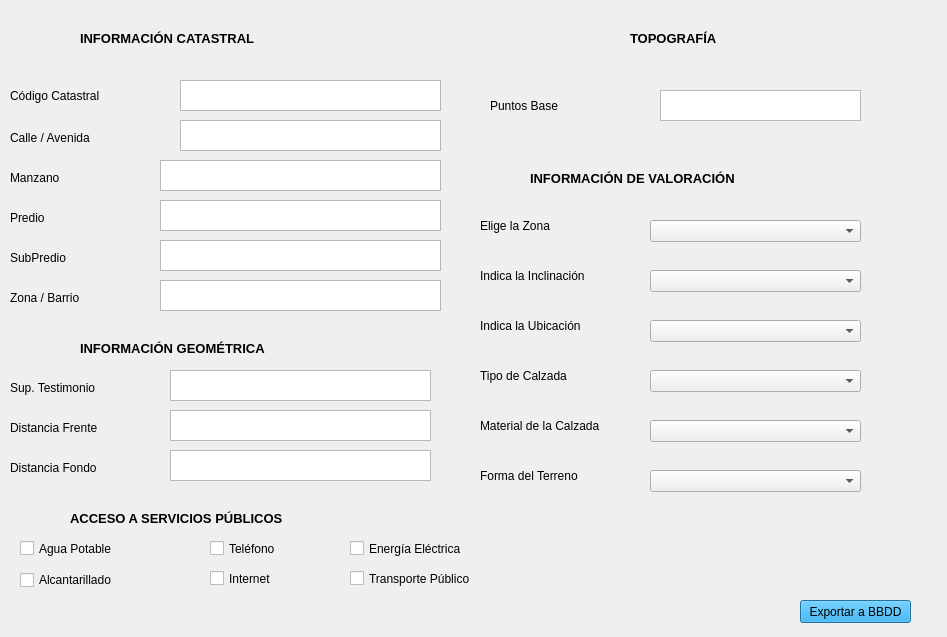
<?xml version="1.0" encoding="UTF-8"?>
<ui version="4.0">
 <class>Dialog</class>
 <widget class="QDialog" name="Dialog">
  <property name="geometry">
   <rect>
    <x>0</x>
    <y>0</y>
    <width>947</width>
    <height>637</height>
   </rect>
  </property>
  <property name="windowTitle">
   <string>Dialog</string>
  </property>
  <widget class="QPushButton" name="btn_exportdb">
   <property name="geometry">
    <rect>
     <x>800</x>
     <y>600</y>
     <width>111</width>
     <height>23</height>
    </rect>
   </property>
   <property name="styleSheet">
    <string notr="true">background-color: rgb(0, 170, 255)</string>
   </property>
   <property name="text">
    <string>Exportar a BBDD</string>
   </property>
  </widget>
  <widget class="QLabel" name="label_5">
   <property name="geometry">
    <rect>
     <x>80</x>
     <y>30</y>
     <width>251</width>
     <height>16</height>
    </rect>
   </property>
   <property name="font">
    <font>
     <pointsize>10</pointsize>
     <weight>75</weight>
     <bold>true</bold>
    </font>
   </property>
   <property name="text">
    <string>INFORMACIÓN CATASTRAL</string>
   </property>
  </widget>
  <widget class="QLabel" name="label_7">
   <property name="geometry">
    <rect>
     <x>10</x>
     <y>170</y>
     <width>81</width>
     <height>16</height>
    </rect>
   </property>
   <property name="font">
    <font>
     <pointsize>9</pointsize>
    </font>
   </property>
   <property name="text">
    <string>Manzano</string>
   </property>
  </widget>
  <widget class="QLabel" name="label_8">
   <property name="geometry">
    <rect>
     <x>10</x>
     <y>210</y>
     <width>51</width>
     <height>16</height>
    </rect>
   </property>
   <property name="font">
    <font>
     <pointsize>9</pointsize>
    </font>
   </property>
   <property name="text">
    <string>Predio</string>
   </property>
  </widget>
  <widget class="QLabel" name="label_9">
   <property name="geometry">
    <rect>
     <x>10</x>
     <y>250</y>
     <width>91</width>
     <height>16</height>
    </rect>
   </property>
   <property name="font">
    <font>
     <pointsize>9</pointsize>
    </font>
   </property>
   <property name="text">
    <string>SubPredio</string>
   </property>
  </widget>
  <widget class="QLabel" name="label_10">
   <property name="geometry">
    <rect>
     <x>10</x>
     <y>130</y>
     <width>111</width>
     <height>16</height>
    </rect>
   </property>
   <property name="font">
    <font>
     <pointsize>9</pointsize>
    </font>
   </property>
   <property name="text">
    <string>Calle / Avenida</string>
   </property>
  </widget>
  <widget class="QLabel" name="label_11">
   <property name="geometry">
    <rect>
     <x>10</x>
     <y>290</y>
     <width>91</width>
     <height>16</height>
    </rect>
   </property>
   <property name="font">
    <font>
     <pointsize>9</pointsize>
    </font>
   </property>
   <property name="text">
    <string>Zona / Barrio</string>
   </property>
  </widget>
  <widget class="QPlainTextEdit" name="txt_manzano">
   <property name="geometry">
    <rect>
     <x>160</x>
     <y>160</y>
     <width>281</width>
     <height>31</height>
    </rect>
   </property>
  </widget>
  <widget class="QPlainTextEdit" name="txt_predio">
   <property name="geometry">
    <rect>
     <x>160</x>
     <y>200</y>
     <width>281</width>
     <height>31</height>
    </rect>
   </property>
  </widget>
  <widget class="QPlainTextEdit" name="txt_sub">
   <property name="geometry">
    <rect>
     <x>160</x>
     <y>240</y>
     <width>281</width>
     <height>31</height>
    </rect>
   </property>
  </widget>
  <widget class="QPlainTextEdit" name="txt_calle">
   <property name="geometry">
    <rect>
     <x>180</x>
     <y>120</y>
     <width>261</width>
     <height>31</height>
    </rect>
   </property>
  </widget>
  <widget class="QPlainTextEdit" name="txt_zona">
   <property name="geometry">
    <rect>
     <x>160</x>
     <y>280</y>
     <width>281</width>
     <height>31</height>
    </rect>
   </property>
  </widget>
  <widget class="QPlainTextEdit" name="txt_suptest">
   <property name="geometry">
    <rect>
     <x>170</x>
     <y>370</y>
     <width>261</width>
     <height>31</height>
    </rect>
   </property>
  </widget>
  <widget class="QLabel" name="label_19">
   <property name="geometry">
    <rect>
     <x>10</x>
     <y>380</y>
     <width>131</width>
     <height>16</height>
    </rect>
   </property>
   <property name="font">
    <font>
     <pointsize>9</pointsize>
    </font>
   </property>
   <property name="text">
    <string>Sup. Testimonio</string>
   </property>
  </widget>
  <widget class="QPlainTextEdit" name="txt_referencia">
   <property name="geometry">
    <rect>
     <x>180</x>
     <y>80</y>
     <width>261</width>
     <height>31</height>
    </rect>
   </property>
  </widget>
  <widget class="QLabel" name="label_20">
   <property name="geometry">
    <rect>
     <x>10</x>
     <y>80</y>
     <width>131</width>
     <height>31</height>
    </rect>
   </property>
   <property name="font">
    <font>
     <pointsize>9</pointsize>
    </font>
   </property>
   <property name="text">
    <string>Código Catastral</string>
   </property>
  </widget>
  <widget class="QPlainTextEdit" name="txt_base">
   <property name="geometry">
    <rect>
     <x>660</x>
     <y>90</y>
     <width>201</width>
     <height>31</height>
    </rect>
   </property>
  </widget>
  <widget class="QLabel" name="label_21">
   <property name="geometry">
    <rect>
     <x>490</x>
     <y>90</y>
     <width>121</width>
     <height>31</height>
    </rect>
   </property>
   <property name="font">
    <font>
     <pointsize>9</pointsize>
    </font>
   </property>
   <property name="text">
    <string>Puntos Base</string>
   </property>
  </widget>
  <widget class="QComboBox" name="comboBox_zona">
   <property name="geometry">
    <rect>
     <x>650</x>
     <y>220</y>
     <width>211</width>
     <height>22</height>
    </rect>
   </property>
   <item>
    <property name="text">
     <string/>
    </property>
   </item>
   <item>
    <property name="text">
     <string>1</string>
    </property>
   </item>
   <item>
    <property name="text">
     <string>2</string>
    </property>
   </item>
   <item>
    <property name="text">
     <string>3</string>
    </property>
   </item>
   <item>
    <property name="text">
     <string>4</string>
    </property>
   </item>
   <item>
    <property name="text">
     <string>5</string>
    </property>
   </item>
   <item>
    <property name="text">
     <string>6</string>
    </property>
   </item>
   <item>
    <property name="text">
     <string>7</string>
    </property>
   </item>
   <item>
    <property name="text">
     <string>8</string>
    </property>
   </item>
   <item>
    <property name="text">
     <string>9</string>
    </property>
   </item>
   <item>
    <property name="text">
     <string>10</string>
    </property>
   </item>
   <item>
    <property name="text">
     <string>11</string>
    </property>
   </item>
  </widget>
  <widget class="QLabel" name="label_22">
   <property name="geometry">
    <rect>
     <x>530</x>
     <y>170</y>
     <width>281</width>
     <height>16</height>
    </rect>
   </property>
   <property name="font">
    <font>
     <pointsize>10</pointsize>
     <weight>75</weight>
     <bold>true</bold>
    </font>
   </property>
   <property name="text">
    <string>INFORMACIÓN DE VALORACIÓN</string>
   </property>
  </widget>
  <widget class="QLabel" name="label_23">
   <property name="geometry">
    <rect>
     <x>480</x>
     <y>210</y>
     <width>121</width>
     <height>31</height>
    </rect>
   </property>
   <property name="font">
    <font>
     <pointsize>9</pointsize>
    </font>
   </property>
   <property name="text">
    <string>Elige la Zona</string>
   </property>
  </widget>
  <widget class="QLabel" name="label_24">
   <property name="geometry">
    <rect>
     <x>480</x>
     <y>260</y>
     <width>151</width>
     <height>31</height>
    </rect>
   </property>
   <property name="font">
    <font>
     <pointsize>9</pointsize>
    </font>
   </property>
   <property name="text">
    <string>Indica la Inclinación</string>
   </property>
  </widget>
  <widget class="QLabel" name="label_25">
   <property name="geometry">
    <rect>
     <x>480</x>
     <y>310</y>
     <width>121</width>
     <height>31</height>
    </rect>
   </property>
   <property name="font">
    <font>
     <pointsize>9</pointsize>
    </font>
   </property>
   <property name="text">
    <string>Indica la Ubicación</string>
   </property>
  </widget>
  <widget class="QComboBox" name="comboBox_inclinacion">
   <property name="geometry">
    <rect>
     <x>650</x>
     <y>270</y>
     <width>211</width>
     <height>22</height>
    </rect>
   </property>
   <item>
    <property name="text">
     <string/>
    </property>
   </item>
   <item>
    <property name="text">
     <string>0 a 10 Grados</string>
    </property>
   </item>
   <item>
    <property name="text">
     <string>10 a 15 Grados</string>
    </property>
   </item>
   <item>
    <property name="text">
     <string>Superior a 15 Grados</string>
    </property>
   </item>
  </widget>
  <widget class="QComboBox" name="comboBox_ubicacion">
   <property name="geometry">
    <rect>
     <x>650</x>
     <y>320</y>
     <width>211</width>
     <height>22</height>
    </rect>
   </property>
   <item>
    <property name="text">
     <string/>
    </property>
   </item>
   <item>
    <property name="text">
     <string>Esquina</string>
    </property>
   </item>
   <item>
    <property name="text">
     <string>Medio</string>
    </property>
   </item>
   <item>
    <property name="text">
     <string>Pasaje Interior</string>
    </property>
   </item>
   <item>
    <property name="text">
     <string>No Definido</string>
    </property>
   </item>
  </widget>
  <widget class="QCheckBox" name="checkBox_agua">
   <property name="geometry">
    <rect>
     <x>20</x>
     <y>540</y>
     <width>121</width>
     <height>17</height>
    </rect>
   </property>
   <property name="text">
    <string>Agua Potable</string>
   </property>
  </widget>
  <widget class="QCheckBox" name="checkBox_alcantarilla">
   <property name="geometry">
    <rect>
     <x>20</x>
     <y>570</y>
     <width>111</width>
     <height>20</height>
    </rect>
   </property>
   <property name="text">
    <string>Alcantarillado</string>
   </property>
  </widget>
  <widget class="QCheckBox" name="checkBox_energia">
   <property name="geometry">
    <rect>
     <x>350</x>
     <y>540</y>
     <width>131</width>
     <height>17</height>
    </rect>
   </property>
   <property name="text">
    <string>Energía Eléctrica</string>
   </property>
  </widget>
  <widget class="QCheckBox" name="checkBox_telefono">
   <property name="geometry">
    <rect>
     <x>210</x>
     <y>540</y>
     <width>101</width>
     <height>17</height>
    </rect>
   </property>
   <property name="text">
    <string>Teléfono</string>
   </property>
  </widget>
  <widget class="QLabel" name="label_26">
   <property name="geometry">
    <rect>
     <x>630</x>
     <y>30</y>
     <width>211</width>
     <height>16</height>
    </rect>
   </property>
   <property name="font">
    <font>
     <pointsize>10</pointsize>
     <weight>75</weight>
     <bold>true</bold>
    </font>
   </property>
   <property name="text">
    <string>TOPOGRAFÍA</string>
   </property>
  </widget>
  <widget class="QLabel" name="label_27">
   <property name="geometry">
    <rect>
     <x>480</x>
     <y>410</y>
     <width>151</width>
     <height>31</height>
    </rect>
   </property>
   <property name="font">
    <font>
     <pointsize>9</pointsize>
    </font>
   </property>
   <property name="text">
    <string>Material de la Calzada</string>
   </property>
  </widget>
  <widget class="QComboBox" name="comboBox_calzada">
   <property name="geometry">
    <rect>
     <x>650</x>
     <y>420</y>
     <width>211</width>
     <height>22</height>
    </rect>
   </property>
   <item>
    <property name="text">
     <string/>
    </property>
   </item>
   <item>
    <property name="text">
     <string>Asfalto</string>
    </property>
   </item>
   <item>
    <property name="text">
     <string>Adoquín</string>
    </property>
   </item>
   <item>
    <property name="text">
     <string>Cemento</string>
    </property>
   </item>
   <item>
    <property name="text">
     <string>Loseta</string>
    </property>
   </item>
   <item>
    <property name="text">
     <string>Piedra</string>
    </property>
   </item>
   <item>
    <property name="text">
     <string>Ripio</string>
    </property>
   </item>
   <item>
    <property name="text">
     <string>Tierra</string>
    </property>
   </item>
   <item>
    <property name="text">
     <string>Otros</string>
    </property>
   </item>
  </widget>
  <widget class="QComboBox" name="comboBox_forma">
   <property name="geometry">
    <rect>
     <x>650</x>
     <y>470</y>
     <width>211</width>
     <height>22</height>
    </rect>
   </property>
   <item>
    <property name="text">
     <string/>
    </property>
   </item>
   <item>
    <property name="text">
     <string>Regular</string>
    </property>
   </item>
   <item>
    <property name="text">
     <string>Irregular</string>
    </property>
   </item>
   <item>
    <property name="text">
     <string>Muy Irregular</string>
    </property>
   </item>
  </widget>
  <widget class="QLabel" name="label_28">
   <property name="geometry">
    <rect>
     <x>480</x>
     <y>460</y>
     <width>121</width>
     <height>31</height>
    </rect>
   </property>
   <property name="font">
    <font>
     <pointsize>9</pointsize>
    </font>
   </property>
   <property name="text">
    <string>Forma del Terreno</string>
   </property>
  </widget>
  <widget class="QLabel" name="label_29">
   <property name="geometry">
    <rect>
     <x>10</x>
     <y>420</y>
     <width>121</width>
     <height>16</height>
    </rect>
   </property>
   <property name="font">
    <font>
     <pointsize>9</pointsize>
    </font>
   </property>
   <property name="text">
    <string>Distancia Frente</string>
   </property>
  </widget>
  <widget class="QLabel" name="label_30">
   <property name="geometry">
    <rect>
     <x>10</x>
     <y>460</y>
     <width>121</width>
     <height>16</height>
    </rect>
   </property>
   <property name="font">
    <font>
     <pointsize>9</pointsize>
    </font>
   </property>
   <property name="text">
    <string>Distancia Fondo</string>
   </property>
  </widget>
  <widget class="QPlainTextEdit" name="txt_frente">
   <property name="geometry">
    <rect>
     <x>170</x>
     <y>410</y>
     <width>261</width>
     <height>31</height>
    </rect>
   </property>
  </widget>
  <widget class="QPlainTextEdit" name="txt_fondo">
   <property name="geometry">
    <rect>
     <x>170</x>
     <y>450</y>
     <width>261</width>
     <height>31</height>
    </rect>
   </property>
  </widget>
  <widget class="QLabel" name="label_6">
   <property name="geometry">
    <rect>
     <x>80</x>
     <y>340</y>
     <width>261</width>
     <height>16</height>
    </rect>
   </property>
   <property name="font">
    <font>
     <pointsize>10</pointsize>
     <weight>75</weight>
     <bold>true</bold>
    </font>
   </property>
   <property name="text">
    <string>INFORMACIÓN GEOMÉTRICA</string>
   </property>
  </widget>
  <widget class="QLabel" name="label_17">
   <property name="geometry">
    <rect>
     <x>70</x>
     <y>510</y>
     <width>291</width>
     <height>16</height>
    </rect>
   </property>
   <property name="font">
    <font>
     <pointsize>10</pointsize>
     <weight>75</weight>
     <bold>true</bold>
    </font>
   </property>
   <property name="text">
    <string>ACCESO A SERVICIOS PÚBLICOS</string>
   </property>
  </widget>
  <widget class="QCheckBox" name="checkBox_internet">
   <property name="geometry">
    <rect>
     <x>210</x>
     <y>570</y>
     <width>70</width>
     <height>17</height>
    </rect>
   </property>
   <property name="text">
    <string>Internet</string>
   </property>
  </widget>
  <widget class="QCheckBox" name="checkBox_transporte">
   <property name="geometry">
    <rect>
     <x>350</x>
     <y>570</y>
     <width>131</width>
     <height>17</height>
    </rect>
   </property>
   <property name="text">
    <string>Transporte Público</string>
   </property>
  </widget>
  <widget class="QLabel" name="label_31">
   <property name="geometry">
    <rect>
     <x>480</x>
     <y>360</y>
     <width>121</width>
     <height>31</height>
    </rect>
   </property>
   <property name="font">
    <font>
     <pointsize>9</pointsize>
    </font>
   </property>
   <property name="text">
    <string>Tipo de Calzada</string>
   </property>
  </widget>
  <widget class="QComboBox" name="comboBox_tipocalzada">
   <property name="geometry">
    <rect>
     <x>650</x>
     <y>370</y>
     <width>211</width>
     <height>22</height>
    </rect>
   </property>
   <item>
    <property name="text">
     <string/>
    </property>
   </item>
   <item>
    <property name="text">
     <string>Avenida Principal</string>
    </property>
   </item>
   <item>
    <property name="text">
     <string>Avenida Secundaria</string>
    </property>
   </item>
   <item>
    <property name="text">
     <string>Calle Principal</string>
    </property>
   </item>
   <item>
    <property name="text">
     <string>Calle Secundaria</string>
    </property>
   </item>
   <item>
    <property name="text">
     <string>Calle Terciaria o Callejón</string>
    </property>
   </item>
   <item>
    <property name="text">
     <string>Calle Con Ripio</string>
    </property>
   </item>
   <item>
    <property name="text">
     <string>Calle de Tierra Natural</string>
    </property>
   </item>
  </widget>
 </widget>
 <resources/>
 <connections/>
</ui>
